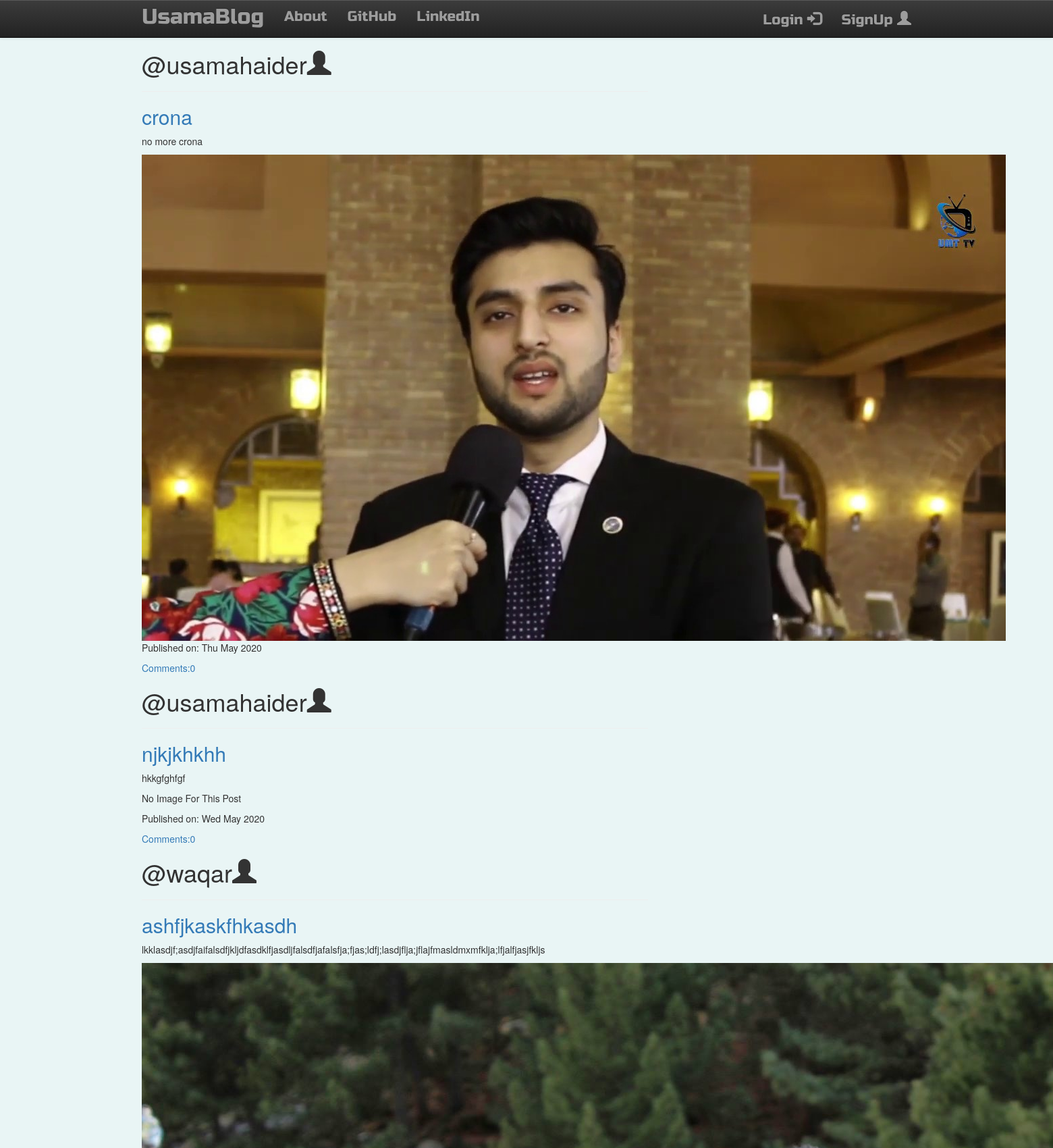
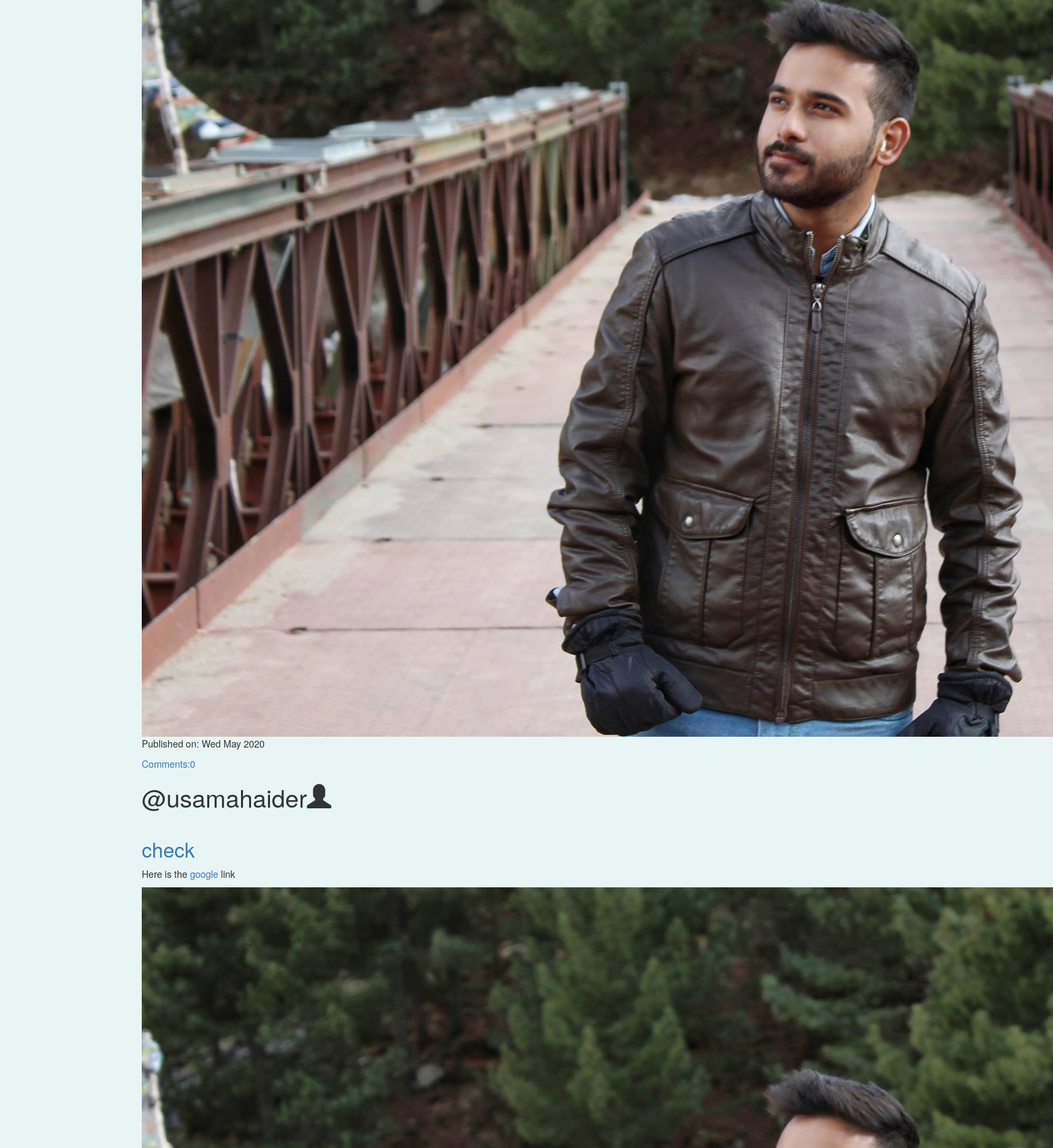
The page / (upper part) on the database its author committed (2 pictures, top to bottom).
### blog/models.py (models this page shows, shortened)
class Post(models.Model):
    author = models.ForeignKey('auth.User',on_delete=models.CASCADE)
    title = models.CharField(max_length=200)
    text = models.TextField()
    Post_image= models.ImageField(upload_to='media' ,blank=True ,editable=True)
    created_date = models.DateTimeField(default=timezone.now())
    published_date = models.DateTimeField(blank=True,null=True)
    def approve_comments(self):
        return self.comments.filter(approved_comment = True)

### blog/views.py (the view)
# urls.py: path('',views.PostListView.as_view(),name = 'post_list'),
class PostListView(ListView):
    model = Post
    def get_queryset(self):
        return Post.objects.filter(published_date__lte=timezone.now()).order_by('-published_date')

### blog/templates/blog/post_list.html
{% extends "blog/base.html" %}
{% block content %}
{% load static %}
  <link rel="stylesheet" href="{%static 'css/post_list.css'%}">
<div class="centerstage">
  {% for post in post_list %}
  <div class="post">
      <h1>@{{post.author}}<span class="glyphicon glyphicon-user"></span></h1>
      <hr>
      <h2>
      <a href="{% url 'post_detail' pk=post.pk %}">{{post.title}} </a>
      </h2>
      <p class="postcontent">{{post.text|safe|linebreaksbr}}</p>
      {% if post.Post_image%}
      <img src="{{post.Post_image.url}}" alt="">
      {% else %}
      <p class="images">No Image For This Post</p>
      {% endif %}
    <div class="date">
      <p>Published on: {{post.published_date|date:"D M Y"}}</p>
    </div>
    <a href="{% url 'post_detail' pk=post.pk %}">Comments:{{ post.approve_comments.count }}</a>
  </div>
  {% endfor %}
</div>
{% endblock %}

### blog/templates/blog/base.html (shortened to what this page needs)
<!DOCTYPE html>
{% load static %}
<html lang="en" dir="ltr">
<head>
  <link rel="stylesheet" href="https://maxcdn.bootstrapcdn.com/bootstrap/3.3.7/css/bootstrap.min.css">
  <link rel="stylesheet" href="https://maxcdn.bootstrapcdn.com/bootstrap/3.3.7/css/bootstrap-theme.min.css">
  <link rel="stylesheet" href="//cdn.jsdelivr.net/npm/medium-editor@latest/dist/css/medium-editor.min.css" type="text/css" media="screen" charset="utf-8">
  <link rel="stylesheet" href="{%static 'css/blog.css'%}">
</head>
<body class="loader">
  <div>
  <nav class=" navbar navbar-default techfont navbar-inverse navbar-fixed-top">
    <div class="container">
      <ul class="nav navbar-nav">
        <li><a class="navbar-brand bigbrand" href="{% url 'post_list'%}">UsamaBlog</a></li>
        <li><a href="{% url 'about' %}">About</a></li>
        <li><a href="https://www.GitHub.com">GitHub</a></li>
        <li><a href="https://www.LinkedIn.com">LinkedIn</a></li>
      </ul>
      <ul class="nav navbar-nav navbar-right">
        {% if user.is_authenticated %}
        <li>
          <a href="{% url 'post_new' %}">NewPost</a>
        </li>
        <li>
          <a href="{% url 'post_draft_list' %}">Drafts</a>
        </li>
        <li>
          <a href="{% url 'logout' %}">LogOut</a>
        </li>
        <li>
          <a>Welcome:{{user.username}}</a>
        </li>
        {% else %}
        <li>
          <a href="{% url 'login' %}">Login
            <span class="glyphicon glyphicon-log-in"></span>
          </a>
        </li>
        <li>
          <a href="{% url 'signup' %}">SignUp
            <span class="glyphicon glyphicon-user"></span>
          </a>
        </li>
        {% endif %}
      </ul>
    </div>
  </nav>
  </div>
  <div class="content container">
    <div class="row">
      <div class="col-md-8">
        <div class="blog_posts">
          {% block content %}
          {% endblock %}
        </div>
      </div>
    </div>
  </div>
</body>
</html>

### blog/static/css/blog.css (style rules this page uses)
.techfont { font-family: 'Russo One', sans-serif; font-size: 1.5em; margin-bottom: 10px; }
.blog_posts { margin-top:75px; }
.postcontent { font-family: 'Montserrat'; font-size: 1.0em; }
.centerstage { margin-left: auto; margin-right: auto; }
.bigbrand { color: #2A0A12; font-size: 1.5em; }
.loader { background-color:#E9F5F5; }

### blog/static/css/post_list.css (style rules this page uses)
.images { font-size: 1.0em; }

### rows shown on the page
Post: author "usamahaider", title "crona", text "no more crona", Post_image (placeholder picture), published_date "Thu May 2020", approve_comments.count "0"
Post: author "usamahaider", title "njkjkhkhh", text "hkkgfghfgf", Post_image "No Image For This Post", published_date "Wed May 2020", approve_comments.count "0"
Post: author "waqar", title "ashfjkaskfhkasdh", text "lkklasdjf;asdjfaifalsdfjkljdfasdklfjasdljfalsdfjafalsfja;fjas;ldfj;lasdjflja;jflajfmasldmxmfklja;lfjalfjasjfkljs", Post_image (picture), published_date "Wed May 2020", approve_comments.count "0"
Post: author "usamahaider", title "check", text "Here is the google link", Post_image (picture)
